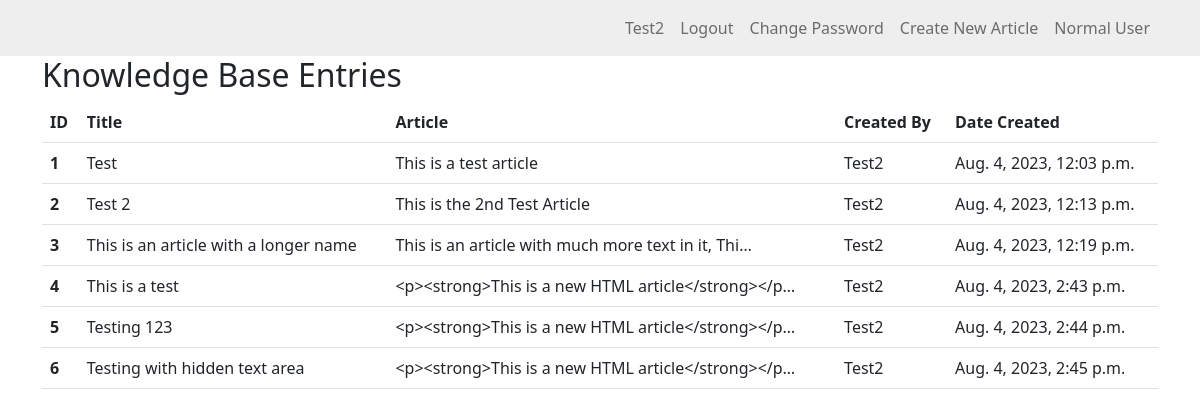
The app's page /kblist/ (signed in) with its own data.
### knowledge/models.py (models this page shows)
class KBEntry(models.Model):
    title = models.CharField(max_length=255)
    article = models.TextField()
    created_by = models.ForeignKey(User, related_name="created_kb_entries", on_delete=models.SET_NULL, null=True)
    created_datetime = models.DateTimeField(auto_now_add=True)
    modified_datetime = models.DateTimeField(auto_now=True)
    last_modified_by = models.ForeignKey(User, related_name="modified_kb_entries", on_delete=models.SET_NULL, null=True)
    deleted_datetime = models.DateTimeField(null=True, blank=True)
    deleted_by = models.ForeignKey(User, related_name="deleted_kb_entries", on_delete=models.SET_NULL, null=True, blank=True)
    upvotes = models.ManyToManyField(User, related_name="upvoted_kb_entries", blank=True)
    downvotes = models.ManyToManyField(User, related_name="downvoted_kb_entries", blank=True)
    meta_data = models.ManyToManyField('Tag', blank=True) # Assuming you will have a 'Tag' model

### knowledge/views.py (the view)
# urls.py: path('kblist/', kblist, name='kb_list'),
@login_required
def kblist(request):
    entries = KBEntry.objects.all()  # get all KB Articles
    return render(request, 'knowledge/kb_list.html', {'entries': entries})

### knowledge/templates/knowledge/kb_list.html
{% extends 'knowledge/base.html' %}
{% block content %}
  <h2>Knowledge Base Entries</h2>
  <table class="table">
    <thead class="thead-dark">
      <tr>
        <th scope="col">ID</th>
        <th scope="col">Title</th>
        <th scope="col">Article</th>
        <th scope="col">Created By</th>
        <th scope="col">Date Created</th>
      </tr>
    </thead>
    <tbody>
      {% for entry in entries %}
        <tr>
          <th scope="row">{{ entry.id }}</th>
          <td>{{ entry.title }}</td>
          <td>{{ entry.article|truncatechars:50 }}</td>
          <td>{{ entry.created_by.username }}</td>
          <td>{{ entry.created_datetime }}</td>
        </tr>
      {% empty %}
        <tr>
          <td colspan="5">No entries found.</td>
        </tr>
      {% endfor %}
    </tbody>
  </table>
{% endblock %}

### knowledge/templates/knowledge/base.html (shortened to what this page needs)
<!DOCTYPE html>
<html lang="en">
  <head>
    <link
      href="https://cdn.jsdelivr.net/npm/bootstrap@5.2.3/dist/css/bootstrap.min.css"
      rel="stylesheet"
    />
    <link rel="stylesheet" href="https://cdn.jsdelivr.net/npm/alertifyjs@1.13.1/build/css/alertify.min.css"/>
    <link rel="stylesheet" href="https://cdn.jsdelivr.net/npm/alertifyjs@1.13.1/build/css/themes/default.min.css"/>
    <link href="//cdn.quilljs.com/1.3.6/quill.snow.css" rel="stylesheet" />
  </head>
  <body>
    <nav
      class="navbar navbar-light navbar-expand-md"
      style="background-color: #eeeeee"
    >
      <div class="container">
        <div class="collapse navbar-collapse" id="navbarResponsive">
          <ul class="navbar-nav ms-auto">
            <li class="nav-item">
              <a class="nav-link"
                id="nav5"
                href="">{{ user.username }}</a>
            </li>
            {% if user.is_authenticated %}
            <li class="nav-item">
              <a class="nav-link" id='logout' href="{% url 'logout' %}">Logout</a>
            </li>
            <li class="nav-item">
              <a class="nav-link" href="{% url 'change_password' %}">Change Password</a>
            </li>
            <li class="nav-item">
              <a class="nav-link" href="{% url 'create' %}">Create New Article</a>
            </li>
            {% if user.is_staff %}
              <li class="nav-item">
                <a class="nav-link" id='logout' href="#">Staff</a>
              </li>
            {% else %}
              <li class="nav-item">
                <a class="nav-link" id='logout' href="#">Normal User</a>
              </li>
            {% endif %}
            {% endif %}
          </ul>
        </div>
      </div>
    </nav>
    <div class="container">{% block content %} {% endblock %}</div>
  </body>
</html>

### records on screen
KBEntry: id "1", title "Test", article "This is a test article", created_by.username "Test2", created_datetime "Aug. 4, 2023, 12:03 p.m."
KBEntry: id "2", title "Test 2", article "This is the 2nd Test Article", created_by.username "Test2", created_datetime "Aug. 4, 2023, 12:13 p.m."
KBEntry: id "3", title "This is an article with a longer name", article "This is an article with much more text in it, Thi…", created_by.username "Test2", created_datetime "Aug. 4, 2023, 12:19 p.m."
KBEntry: id "4", title "This is a test", article "<p><strong>This is a new HTML article</strong></p…", created_by.username "Test2", created_datetime "Aug. 4, 2023, 2:43 p.m."
KBEntry: id "5", title "Testing 123", article "<p><strong>This is a new HTML article</strong></p…", created_by.username "Test2", created_datetime "Aug. 4, 2023, 2:44 p.m."
KBEntry: id "6", title "Testing with hidden text area", article "<p><strong>This is a new HTML article</strong></p…", created_by.username "Test2", created_datetime "Aug. 4, 2023, 2:45 p.m."

### other values on screen
{{ user.username }} "Test2"
